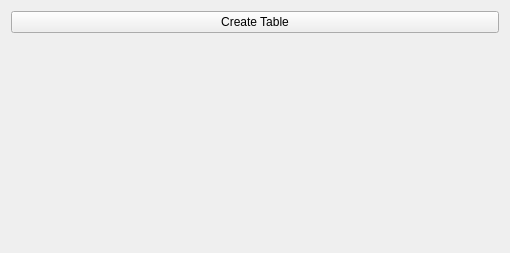
<?xml version="1.0" encoding="UTF-8"?>
<ui version="4.0">
 <class>Widget</class>
 <widget class="QWidget" name="Widget">
  <property name="geometry">
   <rect>
    <x>0</x>
    <y>0</y>
    <width>510</width>
    <height>253</height>
   </rect>
  </property>
  <property name="windowTitle">
   <string>Widget</string>
  </property>
  <layout class="QVBoxLayout" name="verticalLayout">
   <item>
    <widget class="QPushButton" name="pushButton">
     <property name="text">
      <string>Create Table</string>
     </property>
    </widget>
   </item>
   <item>
    <widget class="QLabel" name="label">
     <property name="font">
      <font>
       <pointsize>14</pointsize>
       <bold>true</bold>
      </font>
     </property>
     <property name="text">
      <string/>
     </property>
    </widget>
   </item>
  </layout>
 </widget>
 <resources/>
 <connections/>
</ui>
